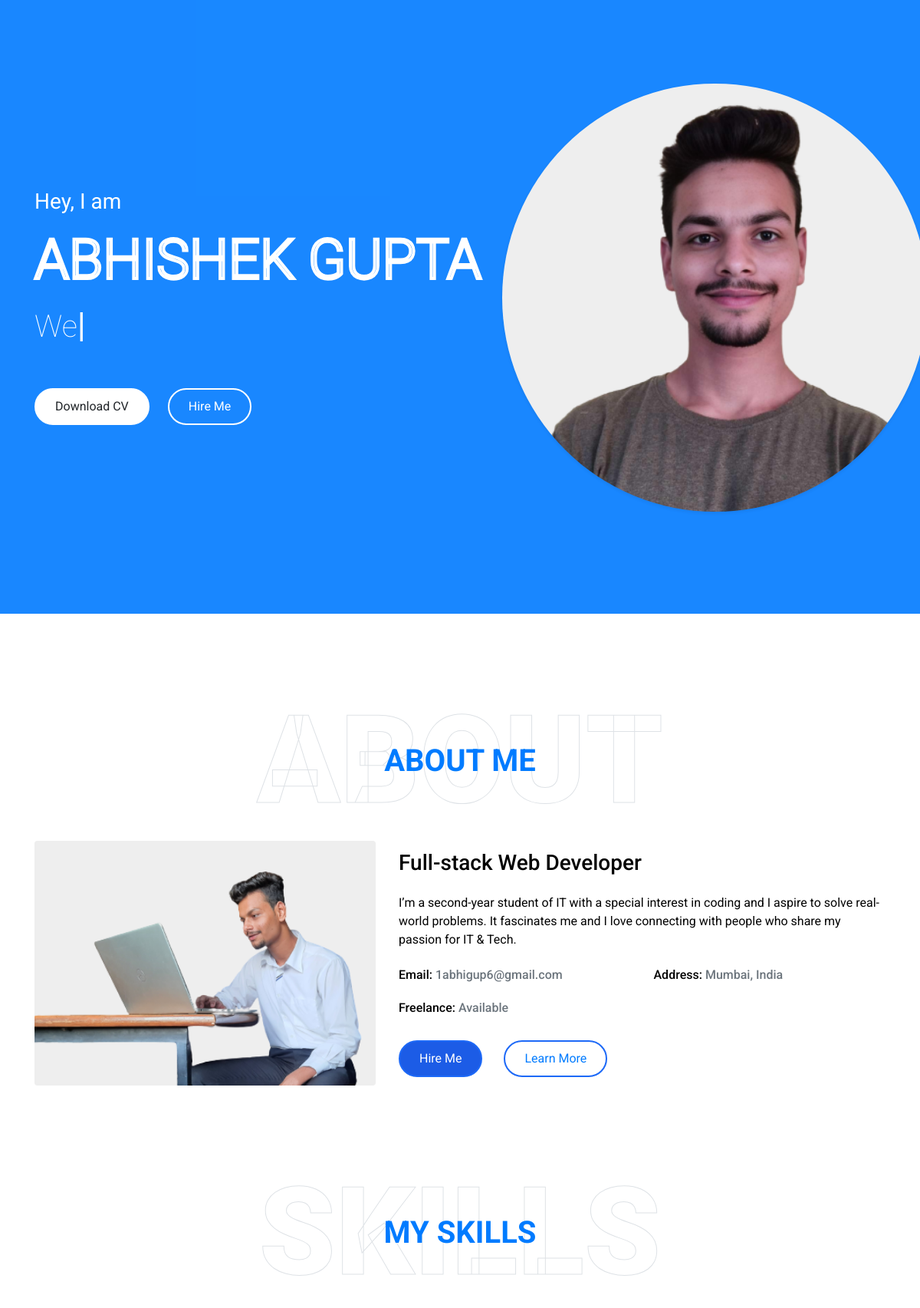
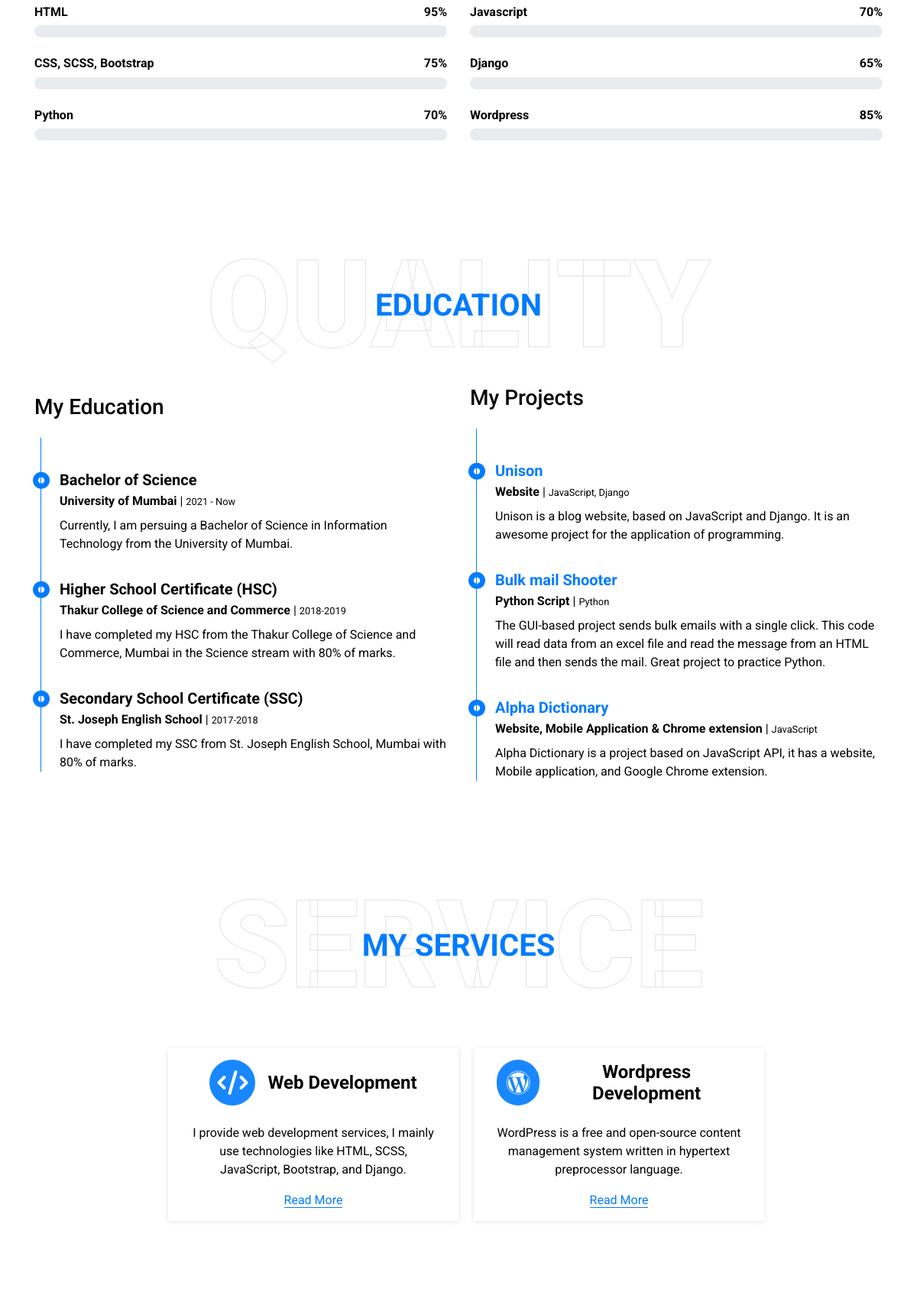
The page / (upper part) on the database its author committed (2 pictures, top to bottom).
### header/models.py (models this page shows)
class header_model(models.Model):
    salutation_text = models.CharField(max_length=50, null=True)
    my_name = models.CharField(max_length=50, null=True)
    my_image = models.ImageField(
        upload_to="main_image", max_length=500, null=True, default=None)
    my_image_alt_text = models.CharField(max_length=200, null=True)
    my_skills = models.CharField(max_length=200, null=True)

### about/models.py (models this page shows)
class about_model(models.Model):
    about_title = models.CharField(max_length=200)
    about_description = HTMLField()
    about_email = models.CharField(max_length=50)
    about_address = models.CharField(max_length=50)
    about_freelance = models.CharField(max_length=50)
    about_image = models.ImageField(
        upload_to="about_image", null=True, max_length=500, default=None)
    about_image_alt_text = models.CharField(
        max_length=200, default="Abhishek Gupta")

### education/models.py (models this page shows)
class education_model(models.Model):
    education_course_title = models.CharField(max_length=100)
    education_course_college = models.CharField(max_length=100)
    education_course_year = models.CharField(max_length=10)
    education_course_desc = models.TextField()

### myprojects/models.py (models this page shows)
class myprojects_model(models.Model):
    myprojects_title = models.CharField(max_length=50)
    myprojects_type = models.CharField(max_length=50)
    myprojects_lang = models.CharField(max_length=50)
    myprojects_desc = models.TextField()
    myprojects_link = models.CharField(max_length=100, null=True)

### service/models.py (models this page shows)
class service_model(models.Model):
    service_title = models.CharField(max_length=50)
    service_description = models.TextField()
    service_icon = models.CharField(max_length=100)

### abhifolio/views.py (the view, shortened to what this page needs)
# urls.py: 2. Add a URL to urlpatterns:  path('', views.home, name='home')
def home(request):
    header_model_data = header_model.objects.all()[:1]
    about_model_data = about_model.objects.all()[:1]
    service_model_data = service_model.objects.all()
    myportfolio_model_data = myportfolio_model.objects.all()
    skill_model_data = skill_model.objects.all()
    education_model_data = education_model.objects.all()
    myprojects_model_data = myprojects_model.objects.all()
    submitted = False
    data = {
        'header_model_data': header_model_data,
        'about_model_data': about_model_data,
        'service_model_data': service_model_data,
        'myportfolio_model_data': myportfolio_model_data,
        'skill_model_data': skill_model_data,
        'education_model_data': education_model_data,
        'myprojects_model_data': myprojects_model_data,
        'submitted': submitted
    }
    return render(request, 'index.html', data)

### templates/index.html (shortened to what this page needs)
{% extends "base.html" %}
{% block mainContent %}
<body data-spy="scroll" data-target=".navbar" data-offset="51">
    <div class="container-fluid bg-primary d-flex align-items-center mb-5 py-5" id="home" style="min-height: 100vh;">
        <div class="container">
            {% for i in header_model_data %}
            <div class="row align-items-center">
                <div class="col-lg-7 text-center text-lg-left">
                    <h3 class="text-white font-weight-normal mb-3">{{i.salutation_text}}</h3>
                    <h1 class="display-3 text-uppercase text-primary mb-2" style="-webkit-text-stroke: 4px #ffffff;">
                        {{i.my_name}}</h1>
                    <h1 class="typed-text-output d-inline font-weight-lighter text-white"></h1>
                    <div class="d-flex align-items-center justify-content-center justify-content-lg-start pt-5">
                        <a href="" class="btn btn-white mr-4">Download CV</a>
                        <a href="#contact" class="btn btn-blue d-none d-sm-block">Hire Me</a>
                    </div>
                </div>
                <div class="col-lg-6 px-8 pl-lg-0 pb-5 pb-lg-4 about-img">
                    <img class="img-fluid w-100 rounded-circle shadow-sm" src="/media/{{i.my_image}}" alt="{{i.my_image_alt_text}}">
                </div>
            </div>
            {% endfor %}
        </div>
    </div>
    <div class="container-fluid py-5" id="about">
        <div class="container">
            <div class="position-relative d-flex align-items-center justify-content-center">
                <h1 class="display-1 text-uppercase text-white" style="-webkit-text-stroke: 1px #dee2e6;">About</h1>
                <h1 class="position-absolute text-uppercase text-primary">About Me</h1>
            </div>
            {% for i in about_model_data %}
            <div class="row align-items-center">
                <div class="col-lg-5 pb-4 pb-lg-0">
                    <img class="img-fluid rounded w-100" src="/media/{{i.about_image}}" alt="{{i.about_image_alt_text}}">
                </div>
                <div class="col-lg-7">
                    <h3 class="mb-4">{{i.about_title}}</h3>
                    <p>{{i.about_description | safe}}</p>
                    <div class="row mb-3">
                        <div class="col-sm-6 py-2">
                            <h6>Email: <span class="text-secondary">{{i.about_email}}</span></h6>
                        </div>
                        <div class="col-sm-6 py-2">
                            <h6>Address: <span class="text-secondary">{{i.about_address}}</span></h6>
                        </div>
                        <div class="col-sm-6 py-2">
                            <h6>Freelance: <span class="text-secondary">{{i.about_freelance}}</span></h6>
                        </div>
                    </div>
                    {% endfor %}
                    <a href="#contact" class="btn blue btn-outline-primary mr-4">Hire Me</a>
                    <a href="#qualification" class="btn btn-outline-primary">Learn More</a>
                </div>
            </div>
        </div>
    </div>
    <div class="container-fluid py-5" id="skill">
        <div class="container">
            <div class="position-relative d-flex align-items-center justify-content-center">
                <h1 class="display-1 text-uppercase text-white" style="-webkit-text-stroke: 1px #dee2e6;">Skills</h1>
                <h1 class="position-absolute text-uppercase text-primary">My Skills</h1>
            </div>
            <div class="row align-items-center">
                <div class="col-md-6">
                    <div class="skill mb-4">
                        <div class="d-flex justify-content-between">
                            <h6 class="font-weight-bold">HTML</h6>
                            <h6 class="font-weight-bold">95%</h6>
                        </div>
                        <div class="progress">
                        </div>
                    </div>
                    <div class="skill mb-4">
                        <div class="d-flex justify-content-between">
                            <h6 class="font-weight-bold">CSS, SCSS, Bootstrap</h6>
                            <h6 class="font-weight-bold">75%</h6>
                        </div>
                        <div class="progress">
                        </div>
                    </div>
                    <div class="skill mb-4">
                        <div class="d-flex justify-content-between">
                            <h6 class="font-weight-bold">Python</h6>
                            <h6 class="font-weight-bold">70%</h6>
                        </div>
                        <div class="progress">
                        </div>
                    </div>
                </div>
                <div class="col-md-6">
                    <div class="skill mb-4">
                        <div class="d-flex justify-content-between">
                            <h6 class="font-weight-bold">Javascript</h6>
                            <h6 class="font-weight-bold">70%</h6>
                        </div>
                        <div class="progress">
                        </div>
                    </div>
                    <div class="skill mb-4">
                        <div class="d-flex justify-content-between">
                            <h6 class="font-weight-bold">Django</h6>
                            <h6 class="font-weight-bold">65%</h6>
                        </div>
                        <div class="progress">
                        </div>
                    </div>
                    <div class="skill mb-4">
                        <div class="d-flex justify-content-between">
                            <h6 class="font-weight-bold">Wordpress</h6>
                            <h6 class="font-weight-bold">85%</h6>
                        </div>
                        <div class="progress">
                        </div>
                    </div>
                </div>
            </div>
        </div>
    </div>
    <div class="container-fluid py-5" id="qualification">
        <div class="container">
            <div class="position-relative d-flex align-items-center justify-content-center">
                <h1 class="display-1 text-uppercase text-white" style="-webkit-text-stroke: 1px #dee2e6;">Quality</h1>
                <h1 class="position-absolute text-uppercase text-primary">Education</h1>
            </div>
            <div class="row align-items-center">
                <div class="col-lg-6">
                    <h3 class="mb-4">My Education</h3>
                    <div class="border-left border-primary pt-2 pl-4 ml-2">
                        {% for i in education_model_data %}
                        <div class="position-relative ex-me mb-4">
                            <i class="far fa-dot-circle text-primary position-absolute"
                                style="top: 2px; left: -35px; font-size: 22px;"></i>
                            <h5 class="font-weight-bold mb-1">{{i.education_course_title}}</h5>
                            <p class="mb-2"><strong>{{i.education_course_college}}</strong> | <small>{{i.education_course_year}}</small></p>
                            <p>{{i.education_course_desc}}</p>
                        </div>
                        {% endfor %}
                    </div>
                </div>
                <div class="col-lg-6">
                    <h3 class="mb-4">My Projects</h3>
                    <div class="border-left border-primary pt-2 pl-4 ml-2">
                        {% for i in myprojects_model_data %}
                        <div class="position-relative ex-me mb-4">
                            <i class="far fa-dot-circle text-primary position-absolute"
                                style="top: 2px;left: -35px;  font-size: 22px;"></i>
                            <h5 class="font-weight-bold mb-1"><a href="{{i.myprojects_link}}" target="_blank">{{i.myprojects_title}}</a></h5>
                            <p class="mb-2"><strong>{{i.myprojects_type}}</strong> | <small> {{i.myprojects_lang}}</small></p>
                            <p>{{i.myprojects_desc}}</p>
                        </div>
                        {% endfor %}
                    </div>
                </div>
            </div>
        </div>
    </div>
    <div class="container-fluid pt-5" id="service">
        <div class="container">
            <div class="service-h4 position-relative d-flex align-items-center justify-content-center">
                <h1 class="display-1 text-uppercase text-white" style="-webkit-text-stroke: 1px #dee2e6;">Service</h1>
                <h1 class="position-absolute text-uppercase text-primary">My Services</h1>
            </div>
            <div class="row pb-3 align-items-center justify-content-center">
                {% for i in service_model_data %}
                <div class="service-box col-lg-4 col-md-6 text-center mb-5">
                    <div class="d-flex align-items-center justify-content-center mb-4">
                        <i class="{{i.service_icon}} service-icon bg-primary text-white mr-3"></i>
                        <h4 class="font-weight-bold m-0">{{i.service_title}}</h4>
                    </div>
                    <p>{{i.service_description}}</p>
                    <a class="border-bottom border-primary text-decoration-none" href="">Read More</a>
                </div>
                {% endfor %}
            </div>
        </div>
    </div>
    <div class="container-fluid pt-5 pb-3" id="portfolio">
    </div>
    {% endblock mainContent %}

### static/css/style.css (style rules this page uses)
*, *::before, *::after { box-sizing: border-box; }
html { font-family: sans-serif; line-height: 1.15; -webkit-text-size-adjust: 100%; -webkit-tap-highlight-color: rgba(0, 0, 0, 0); }
body { margin: 0; font-family: "Roboto", sans-serif; font-size: 1rem; font-weight: 400; line-height: 1.5; color: #6c757d; text-align: left; background-color: #ffffff; overflow-x: hidden; }
.bg-primary { background-color: rgb(0 123 255 / 90%) !important; }
a { text-decoration: none; background-color: transparent; }
h1, h2, h3, h4, h5, h6, p { color: #020202 !important; }
.btn { padding: 10px 25px; border-radius: 100px; }
.about-img { margin-left: -100px; right: -60px; }
.display-1 { font-size: 160px; font-weight: 1000; }
.position-absolute { font-weight: 700; }
.blue { background-color: #1c5ce6; color: #ffffff; }
.btn { border: 2px solid rgb(29, 105, 247); }
.btn-white { background-color: #ffffff; border: 2px solid #ffffff; }
.btn-blue { border: 2.4px solid #ffffff; color: #ffffff; }
.progress { border-radius: 10px; }
.ex-me { margin-top: 35px; }
.service-h4 { padding-bottom: 30px; }
.service-icon { width: 60px; height: 60px; display: flex; align-items: center; justify-content: center; border-radius: 60px; }
.service-box { box-shadow: 0px 1px 7px rgba(0, 0, 0, 0.1); margin-left: 20px; padding: 15px; padding-left: 30px; padding-right: 30px; transition: all 0.3s ease; }

### rows shown on the page
header_model: salutation_text "Hey, I am", my_name "ABHISHEK GUPTA", my_image (picture)
about_model: about_image (picture), about_title "Full-stack Web Developer", about_description "I’m a second-year student of IT with a special interest in coding and I aspire to solve real-world problems. It fascinates me and I love connecting with people who share my passion for IT & Tech.", about_email "1abhigup6@gmail.com", about_address "Mumbai, India", about_freelance "Available"
education_model: education_course_title "Bachelor of Science", education_course_college "University of Mumbai", education_course_year "2021 - Now", education_course_desc "Currently, I am persuing a Bachelor of Science in Information Technology from the University of Mumbai."
education_model: education_course_title "Higher School Certificate (HSC)", education_course_college "Thakur College of Science and Commerce", education_course_year "2018-2019", education_course_desc "I have completed my HSC from the Thakur College of Science and Commerce, Mumbai in the Science stream with 80% of marks."
education_model: education_course_title "Secondary School Certificate (SSC)", education_course_college "St. Joseph English School", education_course_year "2017-2018", education_course_desc "I have completed my SSC from St. Joseph English School, Mumbai with 80% of marks."
myprojects_model: myprojects_title "Unison", myprojects_type "Website", myprojects_lang "JavaScript, Django", myprojects_desc "Unison is a blog website, based on JavaScript and Django. It is an awesome project for the application of programming."
myprojects_model: myprojects_title "Bulk mail Shooter", myprojects_type "Python Script", myprojects_lang "Python", myprojects_desc "The GUI-based project sends bulk emails with a single click. This code will read data from an excel file and read the message from an HTML file and then sends the mail. Great project to practice Python."
myprojects_model: myprojects_title "Alpha Dictionary", myprojects_type "Website, Mobile Application & Chrome extension", myprojects_lang "JavaScript", myprojects_desc "Alpha Dictionary is a project based on JavaScript API, it has a website, Mobile application, and Google Chrome extension."
service_model: service_title "Web Development", service_description "I provide web development services, I mainly use technologies like HTML, SCSS, JavaScript, Bootstrap, and Django."
service_model: service_title "Wordpress Development", service_description "WordPress is a free and open-source content management system written in hypertext preprocessor language."
